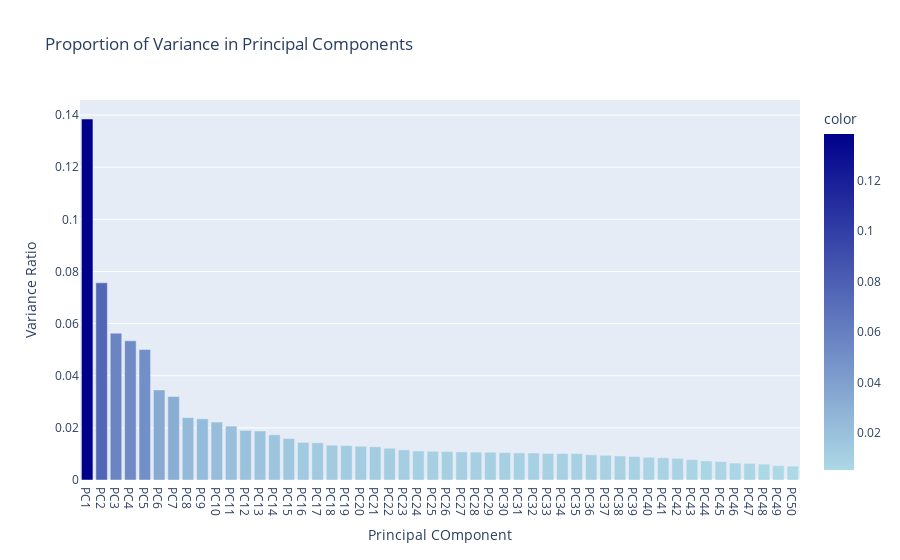

The cell this chart's notebook holds for it:
### Markdown cell above
Thus, from the latest graph, we can see that the first 50 axes are carrying the majority of information.

### Code cell
n_components=50
pca=PCA(n_components)
pca.fit(x_train)
x_train_reduced=pd.DataFrame(pca.transform(x_train), index=x_train.index, columns=['PC'+str(i) for i in range(1, n_components+1)])
x_test_reduced=pd.DataFrame(pca.transform(x_test), index=x_test.index, columns=['PC'+str(i) for i in range(1, n_components+1)])
fig=px.bar(
    x=['PC'+str(i) for i in range(1, n_components+1)],
    y=pca.explained_variance_ratio_,
    labels={'x': 'Principal COmponent', 'y': 'Variance Ratio'},
    color=pca.explained_variance_ratio_,
    color_continuous_scale=[(0,'lightblue'),(1,'darkblue')],
    title='Proportion of Variance in Principal Components'
)
fig.show()

### Figure 1 — Plotly figure (JSON) as saved in the notebook; plotly's stock layout.template omitted (floating-point values rounded to 4 significant figures)
{"data": [{"alignmentgroup": "True", "hovertemplate": "Principal COmponent=%{x}<br>Variance Ratio=%{y}<br>color=%{marker.color}<extra></extra>", "legendgroup": "", "marker": {"color": [0.1385, 0.07564, 0.05632, 0.05339, 0.05009, 0.03455, 0.03206, 0.02392, 0.02346, 0.02223, 0.02068, 0.01905, 0.01879, 0.01734, 0.01592, 0.01441, 0.01427, 0.01338, 0.01321, 0.01296, 0.01275, 0.01219, 0.01155, 0.01113, 0.01099, 0.0109, 0.01078, 0.01069, 0.01065, 0.01052, 0.01039, 0.01035, 0.01018, 0.01016, 0.0101, 0.009694, 0.009479, 0.009232, 0.009027, 0.008743, 0.008542, 0.008304, 0.007794, 0.007311, 0.007077, 0.006493, 0.006391, 0.006118, 0.005507, 0.00533], "coloraxis": "coloraxis", "pattern": {"shape": ""}}, "name": "", "offsetgroup": "", "orientation": "v", "showlegend": false, "textposition": "auto", "type": "bar", "x": ["PC1", "PC2", "PC3", "PC4", "PC5", "PC6", "PC7", "PC8", "PC9", "PC10", "PC11", "PC12", "PC13", "PC14", "PC15", "PC16", "PC17", "PC18", "PC19", "PC20", "PC21", "PC22", "PC23", "PC24", "PC25", "PC26", "PC27", "PC28", "PC29", "PC30", "PC31", "PC32", "PC33", "PC34", "PC35", "PC36", "PC37", "PC38", "PC39", "PC40", "PC41", "PC42", "PC43", "PC44", "PC45", "PC46", "PC47", "PC48", "PC49", "PC50"], "xaxis": "x", "y": [0.1385, 0.07564, 0.05632, 0.05339, 0.05009, 0.03455, 0.03206, 0.02392, 0.02346, 0.02223, 0.02068, 0.01905, 0.01879, 0.01734, 0.01592, 0.01441, 0.01427, 0.01338, 0.01321, 0.01296, 0.01275, 0.01219, 0.01155, 0.01113, 0.01099, 0.0109, 0.01078, 0.01069, 0.01065, 0.01052, 0.01039, 0.01035, 0.01018, 0.01016, 0.0101, 0.009694, 0.009479, 0.009232, 0.009027, 0.008743, 0.008542, 0.008304, 0.007794, 0.007311, 0.007077, 0.006493, 0.006391, 0.006118, 0.005507, 0.00533], "yaxis": "y"}], "layout": {"barmode": "relative", "coloraxis": {"colorbar": {"title": {"text": "color"}}, "colorscale": [[0, "lightblue"], [1, "darkblue"]]}, "legend": {"tracegroupgap": 0}, "title": {"text": "Proportion of Variance in Principal Components"}, "xaxis": {"anchor": "y", "domain": [0, 1], "title": {"text": "Principal COmponent"}}, "yaxis": {"anchor": "x", "domain": [0, 1], "title": {"text": "Variance Ratio"}}}}
